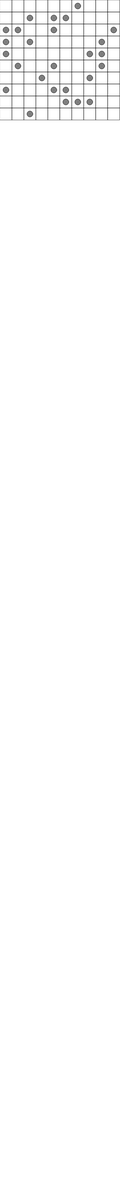
Frame 1 (no input)
Frame 60 (no input): identical to frame 1, image omitted
Frame 120 (the mouse pressed at the canvas centre since frame 60): identical to frame 1, image omitted

The p5.js sketch that drew this single still picture (run headless with seeded random() and noise() and a simulated clock; from frame 60 on, the mouse is pressed at the canvas centre):

// p5.js sketch
// ── sketch.js
let cols;
let rows;
let grid = [];
let w = 40;


function setup() {
    createCanvas(401, 4001);

    cols = floor(width / w);
    rows = floor(width / w);

    for (let i = 0; i < cols; i++) {
        grid.push([]);
        for (let j = 0; j < rows; j++) {
            grid[i][j] = new Cell(i, j, w);
        }
    }

    console.log(grid)
}


function draw() {
    background(255);

    for (let i = 0; i < cols; i++) {
        grid.push([]);
        for (let j = 0; j < rows; j++) {
            grid[i][j].show();
        }
    }
}
// ── Cell.js
class Cell {
    constructor(i, j, w) {
        this.i = i;
        this.j = j;
        this.x = i * w;
        this.y = j * w;
        this.w = w;
        // 30% change of being a bee
        this.bee = (Math.random() < 0.3);
        this.revealed = true;
    }

    show() {
        stroke(0);
        noFill();
        rect(this.x, this.y, this.w, this.w);
        if (this.revealed) {
            if (this.bee) {
                fill(127);
                ellipse(this.x + this.w * 0.5, this.y + this.w * 0.5, this.w * 0.5);
            }
        }
    }
}
